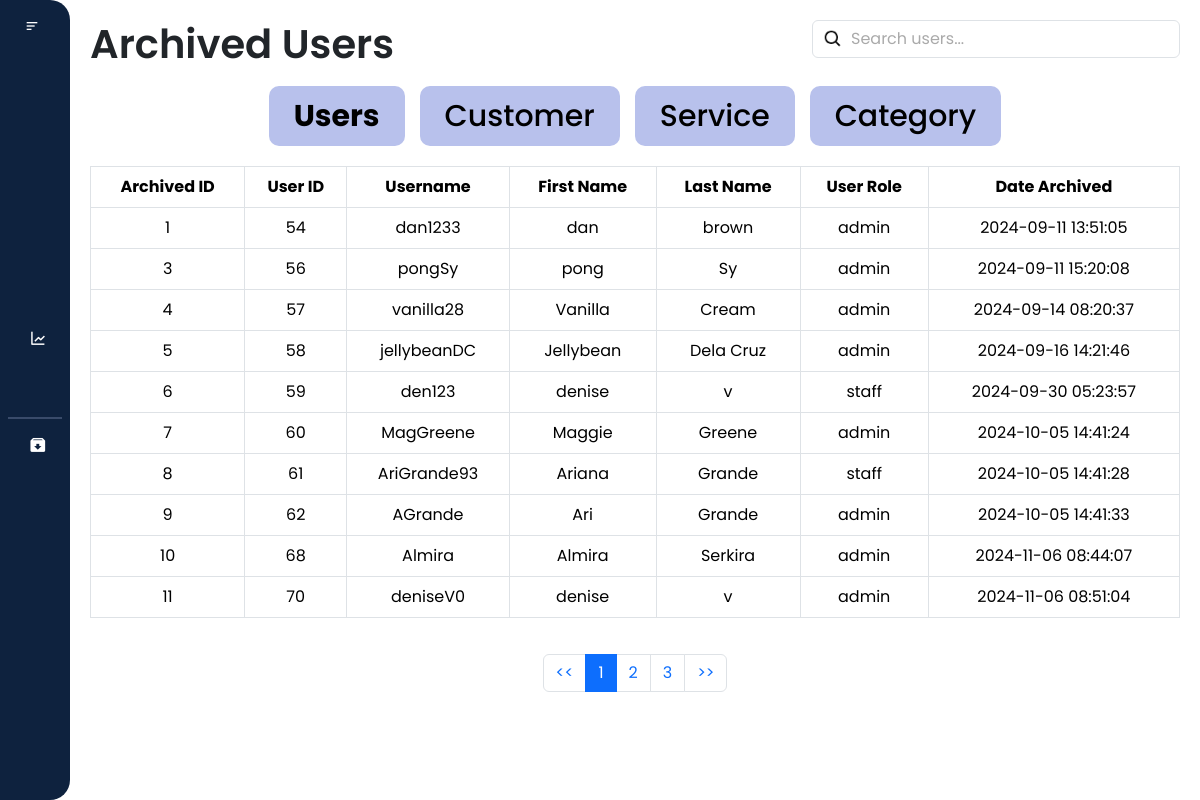
The app's page /archived/archive_users.php (signed in) with its own data.
### tables this page shows
CREATE TABLE `archived_users` (
  `archive_id` int(11) NOT NULL,
  `user_id` int(11) NOT NULL,
  `username` varchar(50) NOT NULL,
  `first_name` varchar(50) NOT NULL,
  `last_name` varchar(50) NOT NULL,
  `user_role` varchar(50) NOT NULL,
  `archived_at` timestamp NOT NULL DEFAULT current_timestamp()
);

### archived/archive_users.php (the view, shortened to what this page needs)
<?php
$conn = new mysqli('localhost', 'root', '', 'laundry_db');
$user_role = $_SESSION['user_role'];
?>
<!DOCTYPE html>
<html lang="en">
<head>
    <link href="https://cdn.jsdelivr.net/npm/bootstrap@5.3.3/dist/css/bootstrap.min.css" rel="stylesheet"
>
    <link href="https://cdn.lineicons.com/4.0/lineicons.css" rel="stylesheet" />
    <link href='https://unpkg.com/boxicons@2.1.4/css/boxicons.min.css' rel='stylesheet'>
    <link rel="stylesheet" href="archive_users.css">
</head>
<body>
    <div class="wrapper">
        <aside id="sidebar">
            <div class="d-flex">
                <button id="toggle-btn" type="button">
                    <i class="bx bx-menu-alt-left"></i>
                </button>
            </div>
            <ul class="sidebar-nav">
                <?php if($user_role === 'admin') : ?>
                    <li class="sidebar-item">
                        <a href="/laundry_system/dashboard/dashboard.php" class="sidebar-link">
                        </a>
                    </li>
                    <li class="sidebar-item">
                        <a href="/laundry_system/profile/profile.php" class="sidebar-link">
                        </a>
                    </li>
                    <li class="sidebar-item">
                        <a href="/laundry_system/users/users.php" class="sidebar-link">
                        </a>
                    </li>
                    <li class="sidebar-item">
                        <a href="#" class="sidebar-link has-dropdown collapsed" data-bs-toggle="collapse"
                            data-bs-target="#records" aria-expanded="false" aria-controls="records">
                        </a>
                    </li>
                    <li class="sidebar-item">
                        <a href="/laundry_system/transaction/transaction.php" class="sidebar-link">
                        </a>
                    </li>
                    <li class="sidebar-item">
                        <a href="/laundry_system/sales_report/report.php" class="sidebar-link">
                            <i class='bx bx-line-chart'></i>
                        </a>
                    </li>
                    <li class="sidebar-item">
                        <a href="/laundry_system/settings/setting.php" class="sidebar-link">
                        </a>
                    </li>
                    <hr style="border: 1px solid #b8c1ec; margin: 8px">
                    <li class="sidebar-item">
                        <a href="#" class="sidebar-link has-dropdown collapsed" data-bs-toggle="collapse"
                        data-bs-target="#archived" aria-expanded="false" aria-controls="archived">
                            <i class='bx bxs-archive-in'></i>
                        </a>
                    </li>
                <?php endif; ?>
            </ul>
            <div class="sidebar-footer">
                <a href="javascript:void(0)" class="sidebar-link" id="btn_logout">
                </a>
            </div>
        </aside>
        <div class="main-content">
            <nav>
                <div class="d-flex justify-content-between" id="navbar">
                    <h1>Archived Users</h1>
                    <div class="search_bar" m-1>
                        <input class="form-control" type="text" id="filter_user" placeholder="Search users...">
                    </div>
                </div>
            </nav>
            <div class="buttons">
                <div class="user_button">
                    <a href="archive_users.php" class="button" id="userBtn"><b>Users</b></a>
                </div>
                <div class="customer_button">
                    <a href="archive_customer.php" class="button" id="customerBtn">Customer</a>
                </div>
                <div class="service_button">
                    <a href="archive_service.php" class="button" id="serviceBtn">Service</a>
                </div>
                <div class="category_button">
                    <a href="archive_category.php" class="button" id="categoryBtn">Category</a>
                </div>
            </div>
            <div class="table-responsive">
                <table class="table table-bordered text-center">
                        <thead>
                            <tr class="bg-dark text-white">
                                <th>Archived ID</th>
                                <th>User ID</th>
                                <th>Username</th>
                                <th>First Name</th>
                                <th>Last Name</th>
                                <th>User Role</th>
                                <th>Date Archived</th>
                            </tr>
                        </thead>
                        <tbody id = "archive_users_table">
                            <?php
                            $query = "SELECT * FROM archived_users";
                            $result = mysqli_query($conn, $query);
                            if ($result && $result->num_rows > 0) {
                                while ($row = mysqli_fetch_assoc($result)) {
                                ?>
                                    <tr>
                                        <td><?php echo $row['archive_id']; ?></td>
                                        <td><?php echo $row['user_id']; ?></td>
                                        <td><?php echo $row['username']; ?></td>
                                        <td><?php echo $row['first_name']; ?></td>
                                        <td><?php echo $row['last_name']; ?></td>
                                        <td><?php echo $row['user_role']; ?></td>
                                        <td><?php echo $row['archived_at']; ?></td>
                                    </tr>
                                <?php
                                   }
                            } else {
                            ?>
                        <tr>
                            <td colspan="7">No archived users found.</td>
                        </tr>
                            <?php
                            }
                            ?>
                        </tbody>
                </table>
            </div>
            <nav aria-label="Page navigation">
                <ul class="pagination justify-content-center" id="pagination">
                </ul>
            </nav>
        </div>
    </div>
</body>
</html>

### archived/archive_users.css (style rules this page uses)
* { margin: 0; padding: 0; font-family: "Poppins", sans-serif; box-sizing: border-box; }
html { scroll-behavior: smooth; }
.wrapper { display: flex; width: 100%; height: 100vh; }
.main-content { min-height: 100vh; width: 100%; overflow: hidden; transition: all 0.35s ease-in-out; }
#sidebar { width: 70px; min-width: 70px; z-index: 1000; transition: all .25s ease-in-out; display: flex; flex-direction: column; background-color: #0e223e; border-radius: 0 20px 20px 0; }
a { text-decoration: none; }
li { list-style: none; }
h1 { font-weight: 600; font-size: 1.5 rem; }
.main-content { flex: 1; overflow-y: auto; padding: 20px; transition: margin-left 0.5s ease; }
#sidebar { display: flex; width: 70px; min-width: 70px; z-index: 1000; transition: all 0.25s ease-in-out; flex-direction: column; background-color: #0e223e; border-radius: 0 20px 20px 0; }
#toggle-btn { background-color: transparent; cursor: pointer; border: 0; padding: 1rem 1.5rem; }
#toggle-btn i { font-size: 1.5 rem; color: #fff; }
.sidebar-nav { padding: 2rem 0; flex: 1 1 auto; }
a.sidebar-link { padding: 0.625rem 1.625rem; color: #fff; display: block; font-size: 0.9rem; white-space: nowrap; border-left: 3px solid transparent; text-decoration: none; }
.sidebar-link i { font-size: 1.1rem; margin-right: 0.75rem; }
.sidebar-item { position: relative; }
.table-responsive { padding: 20px 0; }
.buttons { display: flex; flex-direction: row; gap: 15px; flex-wrap: wrap; justify-content: center; margin-top: 10px; }
.button { display: inline-flex; align-items: center; justify-content: center; height: 60px; padding: 15px 25px; background-color: #b8c1ec; color: #000; text-align: center; text-decoration: none; border-radius: 10px; font-size: 30px; font-weight: 500; margin: 0; gap: 10px; transition: background-color 0.3s ease; }
.search_bar { position: relative; }
.search_bar .form-control { padding-left: 38px; }
.search_bar .form-control::placeholder { color: #aaa; }
.search_bar .form-control { background-image: url('/laundry_system/images/search.png'); background-repeat: no-repeat; background-position: 10px center; background-size: 20px 20px; }

### records on screen
archived_users: archive_id "1", user "54", username "dan1233", first_name "dan", last_name "brown", user_role "admin", archived_at "2024-09-11 13:51:05"
archived_users: archive_id "3", user "56", username "pongSy", first_name "pong", last_name "Sy", user_role "admin", archived_at "2024-09-11 15:20:08"
archived_users: archive_id "4", user "57", username "vanilla28", first_name "Vanilla", last_name "Cream", user_role "admin", archived_at "2024-09-14 08:20:37"
archived_users: archive_id "5", user "58", username "jellybeanDC", first_name "Jellybean", last_name "Dela Cruz", user_role "admin", archived_at "2024-09-16 14:21:46"
archived_users: archive_id "6", user "59", username "den123", first_name "denise", last_name "v", user_role "staff", archived_at "2024-09-30 05:23:57"
archived_users: archive_id "7", user "60", username "MagGreene", first_name "Maggie", last_name "Greene", user_role "admin", archived_at "2024-10-05 14:41:24"
archived_users: archive_id "8", user "61", username "AriGrande93", first_name "Ariana", last_name "Grande", user_role "staff", archived_at "2024-10-05 14:41:28"
archived_users: archive_id "9", user "62", username "AGrande", first_name "Ari", last_name "Grande", user_role "admin", archived_at "2024-10-05 14:41:33"
archived_users: archive_id "10", user "68", username "Almira", first_name "Almira", last_name "Serkira", user_role "admin", archived_at "2024-11-06 08:44:07"
archived_users: archive_id "11", user "70", username "deniseV0", first_name "denise", last_name "v", user_role "admin", archived_at "2024-11-06 08:51:04"
